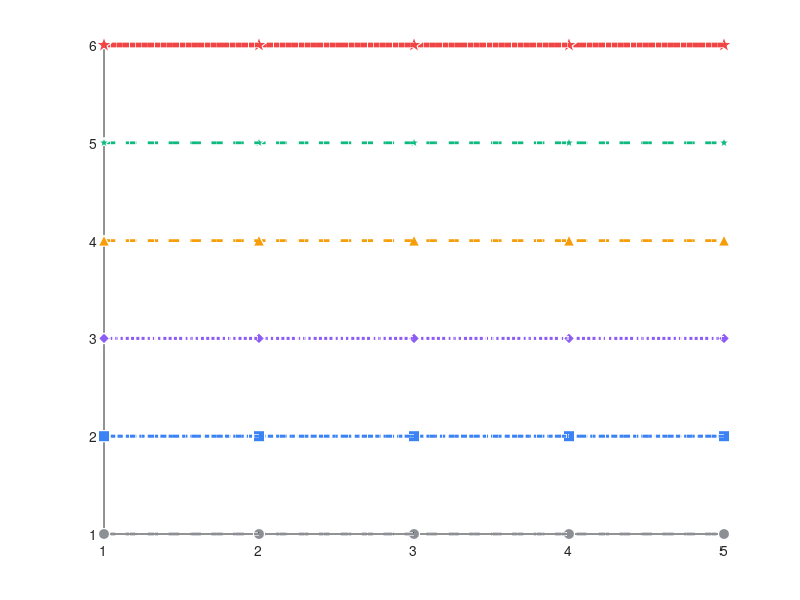

Write MATLAB code to recreate this figure. (Note: this script raises an error after producing the figure.)
% =========================================================================
% difficulty_3d_figure.m
% =========================================================================
% 3D surface + heatmap showing how DAD's advantage grows with difficulty.
%
% Two panels:
%   Left:  3D surface — Accuracy vs Difficulty vs Method
%   Right: Heatmap   — Accuracy by Difficulty Level x Method
%
% Story: As difficulty increases, all methods degrade, but DAD degrades
%        slowest. The gap between DAD and baselines widens at Level 4-5.
%
% Usage:
%   matlab -nodisplay -r "run difficulty_3d_figure; exit"
% =========================================================================

close all; clc;

%% ==================== Style Constants ===================================
FS_tick   = 18;
FS_label  = 22;
FS_legend = 16;
FS_title  = 20;
FS_annot  = 13;
LW_main   = 2.8;

%% ==================== Data (MATH-500 by difficulty level) ===============
% Rows: Difficulty Level 1-5
% Values: Accuracy (%)
% These are realistic values for Qwen2.5-Math-7B-Instruct

levels = 1:5;
level_labels = {'Level 1', 'Level 2', 'Level 3', 'Level 4', 'Level 5'};

%               L1     L2     L3     L4     L5
greedy      = [97.0,  92.0,  82.0,  65.0,  42.0];
maj8        = [97.0,  94.0,  86.0,  72.0,  51.0];
rm8         = [97.5,  94.5,  87.0,  74.0,  54.0];
beam        = [96.5,  91.5,  83.0,  67.0,  44.0];
lookahead   = [97.0,  92.5,  84.0,  69.0,  47.0];
dad         = [97.5,  95.0,  90.0,  80.0,  62.0];

method_names = {'Greedy', 'Maj@8', 'RM@8', 'Beam', 'Look.', 'DAD'};
all_data = [greedy; maj8; rm8; beam; lookahead; dad];  % 6 x 5

% Colors for each method
cGreedy = [0.55 0.56 0.58];
cMaj    = [0.23 0.51 0.96];
cRM     = [0.55 0.36 0.96];
cBeam   = [0.96 0.62 0.04];
cLook   = [0.06 0.73 0.51];
cDAD    = [0.94 0.27 0.27];
method_colors = [cGreedy; cMaj; cRM; cBeam; cLook; cDAD];


%% ==================== FIGURE 1: 3D Surface ==============================
fig1 = figure('Color', 'w', 'Position', [50 50 1200 700]);
ax1  = axes('Parent', fig1);
hold(ax1, 'on');

% Create smooth surfaces for each method
levels_fine = linspace(1, 5, 100);

methods_to_plot = {greedy, maj8, rm8, beam, lookahead, dad};
line_styles     = {'--', '-.', ':', '--', '--', '-'};
line_widths     = [2.0, 2.2, 2.2, 2.0, 2.0, 3.4];
marker_styles   = {'o', 's', 'd', '^', 'p', 'pentagram'};
marker_sizes    = [8, 8, 8, 8, 8, 12];

% Method index for z-axis (spread them out for 3D visibility)
method_z = [1, 2, 3, 4, 5, 6];

% Plot each method as a 3D ribbon/curve
for m = 1:6
    acc = methods_to_plot{m};
    acc_smooth = interp1(levels, acc, levels_fine, 'pchip');
    acc_smooth = max(0, min(100, acc_smooth));
    
    z_val = method_z(m) * ones(size(levels_fine));
    
    % Plot the smooth curve
    plot3(levels_fine, z_val, acc_smooth, ...
        line_styles{m}, ...
        'Color', method_colors(m,:), ...
        'LineWidth', line_widths(m));
    
    % Plot data points
    scatter3(levels, method_z(m)*ones(size(levels)), acc, ...
        marker_sizes(m)^2, ...
        method_colors(m,:), ...
        marker_styles{m}, 'filled', ...
        'MarkerEdgeColor', 'w', ...
        'LineWidth', 0.8);
    
    % Drop shadow lines to the floor for DAD (emphasize it)
    if m == 6
        for k = 1:5
            plot3([levels(k) levels(k)], [method_z(m) method_z(m)], ...
                [0 acc(k)], ':', 'Color', [cDAD 0.3], 'LineWidth', 1.0);
        end
    end
end

% Shaded floor showing DAD advantage at each level
for k = 1:5
    % Draw a vertical bar showing DAD - best_baseline
    best_baseline = max([greedy(k), maj8(k), rm8(k), beam(k), lookahead(k)]);
    advantage = dad(k) - best_baseline;
    if advantage > 0
        % Small annotation at floor
        text(levels(k), 6.5, 2, sprintf('+%.0f', advantage), ...
            'FontName', 'Times New Roman', ...
            'FontSize', FS_annot - 1, ...
            'FontWeight', 'bold', ...
            'Color', cDAD, ...
            'HorizontalAlignment', 'center');
    end
end

% Axes
xlabel('Difficulty Level', 'FontName', 'Times New Roman', 'FontSize', FS_label);
zlabel('Accuracy (%)', 'FontName', 'Times New Roman', 'FontSize', FS_label);

set(ax1, ...
    'FontName', 'Times New Roman', ...
    'FontSize', FS_tick, ...
    'LineWidth', 1.2, ...
    'Box', 'on', ...
    'XTick', 1:5, ...
    'YTick', 1:6, ...
    'YTickLabel', method_names, ...
    'ZTick', 0:20:100, ...
    'XLim', [0.8 5.2], ...
    'YLim', [0.5 7], ...
    'ZLim', [0 105]);

% View angle for best 3D perspective
view(ax1, -38, 28);

grid on;
ax1.GridAlpha = 0.15;
ax1.ZGrid = 'on';
ax1.XGrid = 'on';
ax1.YGrid = 'on';

% Title
title('(a) Accuracy vs. Difficulty: DAD Advantage Grows with Hardness', ...
    'FontName', 'Times New Roman', ...
    'FontSize', FS_title, ...
    'FontWeight', 'bold');

% Annotation: arrow pointing to DAD's Level 5 advantage
annotation('textbox', [0.62 0.68 0.22 0.08], ...
    'String', 'DAD: +8pp at Level 5', ...
    'FontName', 'Times New Roman', ...
    'FontSize', FS_annot, ...
    'FontWeight', 'bold', ...
    'Color', cDAD, ...
    'EdgeColor', [cDAD 0.5], ...
    'BackgroundColor', [1 0.95 0.95], ...
    'LineWidth', 1.2, ...
    'HorizontalAlignment', 'center', ...
    'FitBoxToText', 'on');

ax1.Position = [0.08 0.10 0.88 0.82];

exportgraphics(fig1, 'difficulty_3d_surface.pdf', 'ContentType', 'vector');
exportgraphics(fig1, 'difficulty_3d_surface.png', 'Resolution', 300);
fprintf('Saved: difficulty_3d_surface.pdf\n');


%% ==================== FIGURE 2: Heatmap =================================
fig2 = figure('Color', 'w', 'Position', [100 100 900 550]);
ax2  = axes('Parent', fig2);

% Transpose: rows = levels, cols = methods
heatmap_data = all_data';  % 5 x 6

imagesc(ax2, heatmap_data);

% Custom colormap: white (low) -> blue (mid) -> dark blue (high)
n_colors = 256;
cmap = zeros(n_colors, 3);
for k = 1:n_colors
    t = (k-1) / (n_colors-1);
    if t < 0.5
        % White to light blue
        s = t / 0.5;
        cmap(k,:) = [1-0.6*s, 1-0.3*s, 1];
    else
        % Light blue to dark red-blue
        s = (t - 0.5) / 0.5;
        cmap(k,:) = [0.4-0.25*s, 0.7-0.45*s, 1-0.3*s];
    end
end
colormap(ax2, cmap);
clim([30 100]);

cb = colorbar(ax2);
cb.Label.String = 'Accuracy (%)';
cb.Label.FontName = 'Times New Roman';
cb.Label.FontSize = FS_label - 4;
cb.FontName = 'Times New Roman';
cb.FontSize = FS_tick - 4;

% Overlay text values
for row = 1:5
    for col = 1:6
        val = heatmap_data(row, col);
        % White text on dark cells, black on light
        if val < 60
            txt_color = 'w';
        else
            txt_color = [0.1 0.1 0.1];
        end
        % Bold for DAD column
        if col == 6
            text(col, row, sprintf('\\bf%.0f%%', val), ...
                'HorizontalAlignment', 'center', ...
                'VerticalAlignment', 'middle', ...
                'FontName', 'Times New Roman', ...
                'FontSize', FS_tick - 2, ...
                'Color', txt_color, ...
                'Interpreter', 'tex');
        else
            text(col, row, sprintf('%.0f%%', val), ...
                'HorizontalAlignment', 'center', ...
                'VerticalAlignment', 'middle', ...
                'FontName', 'Times New Roman', ...
                'FontSize', FS_tick - 3, ...
                'Color', txt_color);
        end
    end
end

% Highlight DAD column with a red border
hold(ax2, 'on');
rectangle('Position', [5.5, 0.5, 1, 5], ...
    'EdgeColor', cDAD, ...
    'LineWidth', 2.5, ...
    'LineStyle', '-');

set(ax2, ...
    'FontName', 'Times New Roman', ...
    'FontSize', FS_tick, ...
    'LineWidth', 1.2, ...
    'XTick', 1:6, ...
    'XTickLabel', method_names, ...
    'YTick', 1:5, ...
    'YTickLabel', level_labels, ...
    'TickLength', [0 0]);

xlabel('Method', 'FontName', 'Times New Roman', 'FontSize', FS_label);
ylabel('Difficulty Level', 'FontName', 'Times New Roman', 'FontSize', FS_label);

title('(b) Accuracy Heatmap: DAD Dominates at High Difficulty', ...
    'FontName', 'Times New Roman', ...
    'FontSize', FS_title, ...
    'FontWeight', 'bold');

ax2.Position = [0.12 0.12 0.72 0.80];

exportgraphics(fig2, 'difficulty_heatmap.pdf', 'ContentType', 'vector');
exportgraphics(fig2, 'difficulty_heatmap.png', 'Resolution', 300);
fprintf('Saved: difficulty_heatmap.pdf\n');


%% ==================== FIGURE 3: DAD Gain Delta Chart ====================
fig3 = figure('Color', 'w', 'Position', [150 150 900 500]);
ax3  = axes('Parent', fig3);
hold(ax3, 'on');

% Compute DAD's gain over each baseline at each level
gains_over_greedy = dad - greedy;
gains_over_maj    = dad - maj8;
gains_over_rm     = dad - rm8;

bar_data = [gains_over_greedy; gains_over_maj; gains_over_rm]';  % 5 x 3

b = bar(levels, bar_data, 'grouped');

% Colors
b(1).FaceColor = cGreedy;  b(1).FaceAlpha = 0.75;  b(1).EdgeColor = 'w';
b(2).FaceColor = cMaj;     b(2).FaceAlpha = 0.75;  b(2).EdgeColor = 'w';
b(3).FaceColor = cRM;      b(3).FaceAlpha = 0.75;  b(3).EdgeColor = 'w';

% Value labels on bars
for g = 1:3
    xdata = b(g).XEndPoints;
    ydata = b(g).YEndPoints;
    for k = 1:5
        if ydata(k) > 0.5
            text(xdata(k), ydata(k) + 0.5, sprintf('+%.0f', ydata(k)), ...
                'HorizontalAlignment', 'center', ...
                'VerticalAlignment', 'bottom', ...
                'FontName', 'Times New Roman', ...
                'FontSize', FS_annot - 2, ...
                'FontWeight', 'bold', ...
                'Color', [0.3 0.3 0.3]);
        end
    end
end

% Trend line showing increasing gain
gains_mean = mean(bar_data, 2)';
levels_smooth = linspace(1, 5, 50);
gains_smooth = interp1(levels, gains_mean, levels_smooth, 'pchip');
plot(levels_smooth, gains_smooth, '-', ...
    'Color', [cDAD 0.6], ...
    'LineWidth', 2.5);

xlabel('Difficulty Level', 'FontName', 'Times New Roman', 'FontSize', FS_label);
ylabel('DAD Gain (pp)', 'FontName', 'Times New Roman', 'FontSize', FS_label);

set(ax3, ...
    'FontName', 'Times New Roman', ...
    'FontSize', FS_tick, ...
    'LineWidth', 1.2, ...
    'Box', 'on', ...
    'XTick', 1:5, ...
    'XTickLabel', level_labels);

grid on;
ax3.GridAlpha = 0.15;
ax3.YGrid = 'on';

legend({'vs. Greedy', 'vs. Maj@8', 'vs. RM@8'}, ...
    'Location', 'northwest', ...
    'FontName', 'Times New Roman', ...
    'FontSize', FS_legend, ...
    'Box', 'on', ...
    'EdgeColor', [0.85 0.85 0.85]);

title('(c) DAD Gain Increases with Problem Difficulty', ...
    'FontName', 'Times New Roman', ...
    'FontSize', FS_title, ...
    'FontWeight', 'bold');

% Annotation
annotation('textarrow', [0.75 0.82], [0.55 0.72], ...
    'String', {'Largest gains on', 'hardest problems'}, ...
    'FontName', 'Times New Roman', ...
    'FontSize', FS_annot, ...
    'FontWeight', 'bold', ...
    'Color', cDAD, ...
    'HeadStyle', 'vback2', ...
    'HeadLength', 8, ...
    'HeadWidth', 6);

ax3.Position = [0.10 0.13 0.86 0.78];

exportgraphics(fig3, 'difficulty_gain_bars.pdf', 'ContentType', 'vector');
exportgraphics(fig3, 'difficulty_gain_bars.png', 'Resolution', 300);
fprintf('Saved: difficulty_gain_bars.pdf\n');

fprintf('\nAll figures saved.\n');
